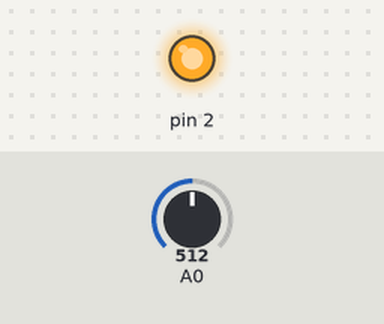
Recording of a sketch running on a simulated Arduino Uno, built with avr-gcc and run on an emulated ATmega328P. Parts: output pins drawn as LEDs (lit = HIGH). The inputs (shaded band) are chosen by the test bench; at power-on: A0 = 512. What the sketch prints to the serial monitor is not drawn.

Above: at 1.8 s.
1.9 s: A0 set to 197
3.4 s: A0 set to 174
At 5.2 s:
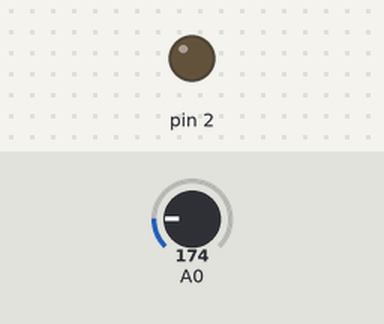
5.5 s: A0 set to 306
At 7.0 s:
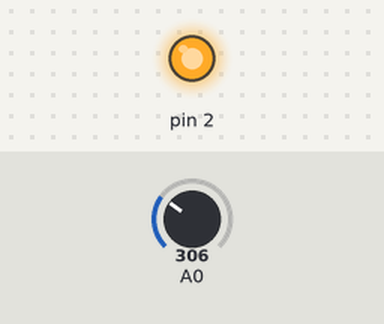
7.5 s: A0 set to 122
At 8.5 s:
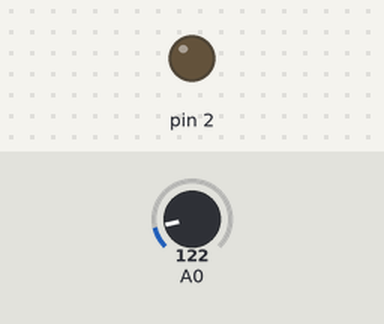
Timing chart, 0 to 10.5 s (numbered marks = the images above; inputs shaded):
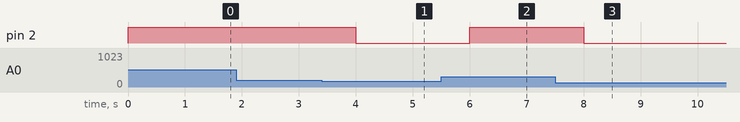

Measured:
- the behaviour switches between 186 and 185 on A0 (found by bisection; images 0 and 1)
- after the input at 1.9 s, every drawn part: stays the same
- after the input at 3.4 s, pin 2: HIGH → LOW after 0.60 s
- after the input at 5.5 s, pin 2: LOW → HIGH after 0.50 s
- after the input at 7.5 s, pin 2: HIGH → LOW after 0.50 s

The sketch:

fabulous_kasi_bruticus1__1_.ino
```cpp
// C++ code
int dt, temp;
void setup()
{
  pinMode(A0, INPUT);
  pinMode(2, OUTPUT),
  Serial.begin(9600);
}

void loop()
{
  dt = analogRead(A0);
  temp = map( dt , 20, 358, -40, 125);
  Serial.print("temp = ");
  Serial.print(temp);
   if(temp>40){
    digitalWrite(2,HIGH);
  }else{
    digitalWrite(2,LOW);
  }


  delay(1000);
}
```
